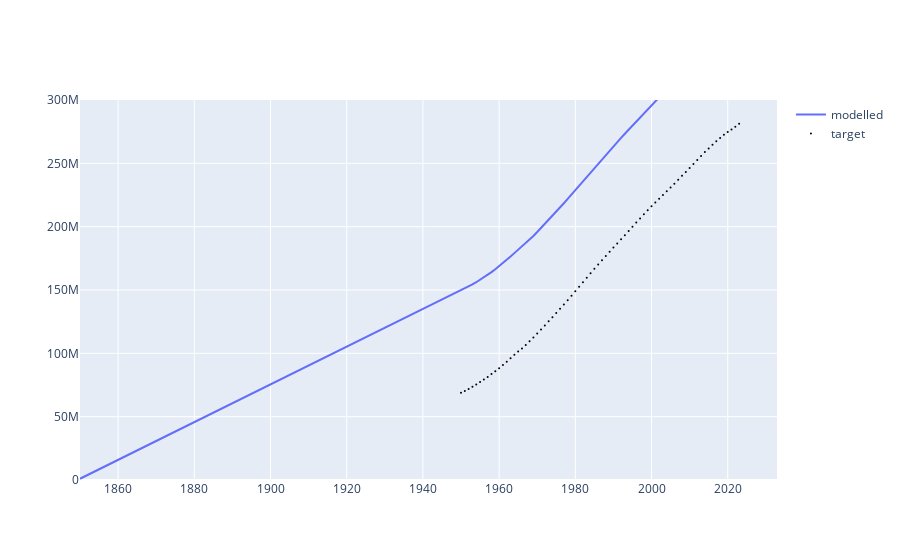

The code cell stored with this chart in its notebook:
### Code cell
# Inspect outputs
outputs = model.get_derived_outputs_df()
fig = go.Figure()
fig.add_trace(go.Scatter(x=outputs.index, y=outputs["total_population"], name="modelled"))
fig.add_trace(go.Scatter(x=target_pops.index, y=target_pops, name="target", mode="markers", marker=dict(color="black", size=2.0)))
fig.update_layout(yaxis={"range": [0.0, 3e8]})
